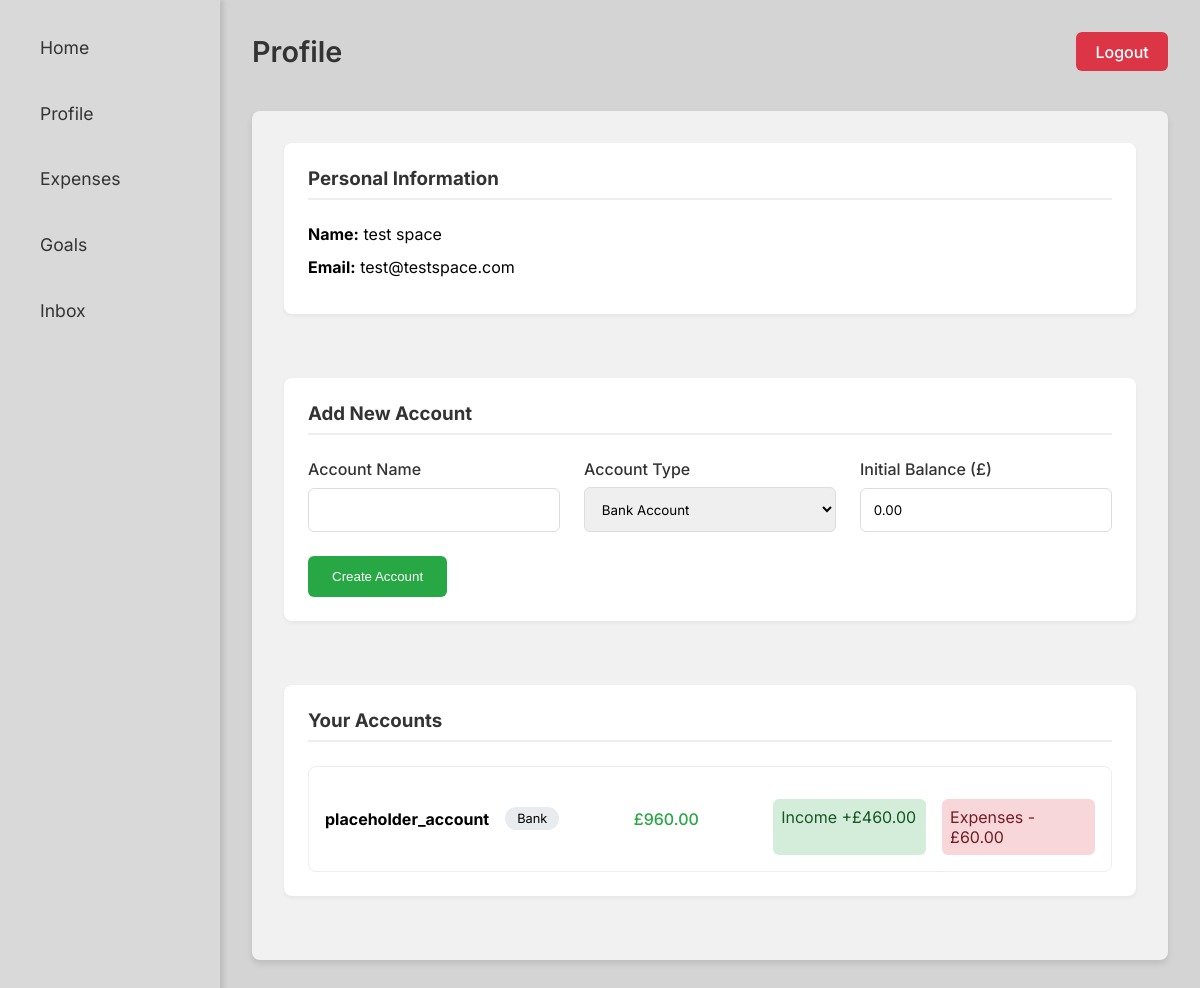
The app's page /profile.php (signed in) with its own data.
### tables this page shows
CREATE TABLE `users` (
  `user_id` int(11) NOT NULL,
  `firstname` varchar(50) DEFAULT NULL,
  `surname` varchar(50) DEFAULT NULL,
  `email` varchar(100) DEFAULT NULL,
  `password` varchar(100) DEFAULT NULL,
  `created_at` timestamp NOT NULL DEFAULT current_timestamp()
);

CREATE TABLE `accounts` (
  `account_id` int(11) NOT NULL,
  `user_id` int(11) NOT NULL,
  `account_name` varchar(100) DEFAULT NULL,
  `balance` decimal(12,2) DEFAULT 0.00,
  `type` enum('bank','cash') DEFAULT NULL
);

### profile.php (the view, shortened to what this page needs)
<?php
require_once 'config.php';
$user_stmt = $conn->prepare("SELECT firstname, surname, email FROM Users WHERE user_id = ?");
$user_stmt->bind_param("i", $_SESSION['user_id']);
$user_stmt->execute();
$user_result = $user_stmt->get_result();
$user_data = $user_result->fetch_assoc();
$accounts = $conn->prepare("SELECT a.*,
                          SUM(CASE WHEN t.type = 'income' THEN t.amount ELSE 0 END) AS total_income,
                          SUM(CASE WHEN t.type = 'expense' THEN t.amount ELSE 0 END) AS total_expenses
                          FROM Accounts a
                          LEFT JOIN Transactions t ON a.account_id = t.account_id
                          WHERE a.user_id = ?
                          GROUP BY a.account_id");
$accounts->bind_param("i", $_SESSION['user_id']);
$accounts->execute();
$account_result = $accounts->get_result();
?>
<!DOCTYPE html>
<html lang="en">
<head>
    <link rel="stylesheet" href="main.css">
</head>
<body>
    <div class="dashboard-grid">
        <nav class="sidebar">
            <div class="sidebar-inner">
                <a href="dashboard.php">Home</a>
                <a href="profile.php">Profile</a>
                <a href="expense_and_income.php">Expenses</a>
                <a href="goals.php">Goals</a>
                <a href="inbox.php">Inbox</a>
            </div>
        </nav>
        <main class="content-area">
            <div class="dashboard-header">
                <span class="dashboard-title">Profile</span>
                <a href="logout.php" class="logout-btn">Logout</a>
            </div>
            <div class="content-white">
                <div class="profile-section">
                    <h3>Personal Information</h3>
                    <div class="user-info">
                        <p><strong>Name:</strong> <?= htmlspecialchars($user_data['firstname'] . ' ' . $user_data['surname']) ?></p>
                        <p><strong>Email:</strong> <?= htmlspecialchars($user_data['email']) ?></p>
                    </div>
                </div>
                <div class="profile-section">
                    <h3>Add New Account</h3>
                    <form method="POST">
                        <div class="form-columns">
                            <div class="form-group">
                                <label>Account Name</label>
                                <input type="text" name="account_name" required>
                            </div>
                            <div class="form-group">
                                <label>Account Type</label>
                                <select name="type" required>
                                    <option value="bank">Bank Account</option>
                                </select>
                            </div>
                            <div class="form-group">
                                <label>Initial Balance (£)</label>
                                <input type="number" step="0.01" name="balance" value="0.00" required>
                            </div>
                        </div>
                        <button type="submit" name="add_account" class="submit-btn">Create Account</button>
                    </form>
                </div>
                <div class="profile-section">
                    <h3>Your Accounts</h3>
                    <div class="accounts-list">
                        <?php if($account_result->num_rows > 0): ?>
                            <?php while($account = $account_result->fetch_assoc()): ?>
                                <div class="account-item">
                                    <div class="account-header">
                                        <h4><?= htmlspecialchars($account['account_name']) ?></h4>
                                        <span class="account-type"><?= ucfirst($account['type']) ?></span>
                                    </div>
                                    <div class="account-balance">
                                        £<?= number_format($account['balance'], 2) ?>
                                    </div>
                                    <div class="account-summary">
                                        <div class="summary-item income">
                                            <span>Income</span>
                                            <span>+£<?= number_format($account['total_income'], 2) ?></span>
                                        </div>
                                        <div class="summary-item expense">
                                            <span>Expenses</span>
                                            <span>-£<?= number_format($account['total_expenses'], 2) ?></span>
                                        </div>
                                    </div>
                                </div>
                            <?php endwhile; ?>
                        <?php else: ?>
                            <div class="empty-state">No accounts found</div>
                        <?php endif; ?>
                    </div>
                </div>
            </div>
        </main>
    </div>
</body>
</html>

### main.css (style rules this page uses)
* { margin: 0; padding: 0; box-sizing: border-box; }
body { font-family: 'Inter', sans-serif; height: 100vh; overflow: hidden; }
.dashboard-grid { display: grid; grid-template-columns: 220px 1fr; grid-template-rows: 100vh; background: rgb(212, 212, 212); }
.sidebar { background: rgba(217,217,217,1); box-shadow: 4px 0 4px rgba(0, 0, 0, 0.1); padding: 1.5rem 0; }
.content-area { padding: 2rem; display: flex; flex-direction: column; gap: 1.5rem; overflow-y: auto; }
.dashboard-header { display: flex; justify-content: space-between; align-items: center; margin-bottom: 1rem; }
.dashboard-title { font-size: 1.8rem; font-weight: 600; color: #333; }
.content-white { background: #f1f1f1; border-radius: 8px; box-shadow: 0 4px 6px rgba(0, 0, 0, 0.1); padding: 2rem; flex: 1; display: flex; flex-direction: column; gap: 2rem; }
.sidebar-inner { display: flex; flex-direction: column; gap: 1.2rem; padding: 0 1.5rem; }
.sidebar a { color: #333; text-decoration: none; font-size: 1.1rem; padding: 0.8rem 1rem; border-radius: 6px; transition: all 0.2s ease; }
.logout-btn { background: #dc3545; color: white; padding: 0.6rem 1.2rem; border-radius: 6px; text-decoration: none; font-weight: 500; }
.income { color: #28a745; }
.expense { color: #dc3545; }
.profile-section { margin-bottom: 2rem; padding: 1.5rem; background: white; border-radius: 8px; box-shadow: 0 2px 4px rgba(0,0,0,0.05); }
.profile-section h3 { margin-bottom: 1.5rem; color: #333; border-bottom: 2px solid #eee; padding-bottom: 0.5rem; }
.user-info p { margin: 0.8rem 0; font-size: 1rem; }
.form-group { display: grid; gap: 0.5rem; }
.form-group label { font-weight: 500; color: #333; }
.form-group input, .form-group select { padding: 0.8rem; border: 1px solid #ddd; border-radius: 6px; font-family: 'Inter', sans-serif; }
.submit-btn { background: #28a745; color: white; padding: 0.8rem 1.5rem; border: none; border-radius: 6px; cursor: pointer; font-weight: 500; transition: background 0.2s; }
.accounts-list { display: grid; gap: 1rem; }
.account-item { padding: 1rem; border: 1px solid #eee; border-radius: 8px; display: flex; justify-content: space-between; align-items: center; }
.account-header { display: flex; gap: 1rem; align-items: center; }
.account-type { background: #e9ecef; padding: 0.3rem 0.8rem; border-radius: 4px; font-size: 0.9rem; }
.account-balance { font-weight: 500; color: #28a745; }
.form-columns { display: grid; grid-template-columns: repeat(auto-fit, minmax(200px, 1fr)); gap: 1.5rem; margin-bottom: 1.5rem; }
.account-summary { display: flex; gap: 1rem; margin-top: 1rem; }
.summary-item { flex: 1; padding: 0.5rem; border-radius: 6px; }
.summary-item.income { background: #d4edda; color: #155724; }
.summary-item.expense { background: #f8d7da; color: #721c24; }
.account-type { background: #e9ecef; padding: 0.25rem 0.75rem; border-radius: 1rem; font-size: 0.8rem; }

### records on screen
users: firstname+surname "test space", email "test@testspace.com"
accounts: account_name "placeholder_account", type "Bank", balance "960.00", total_income "460.00", total_expenses "60.00"
